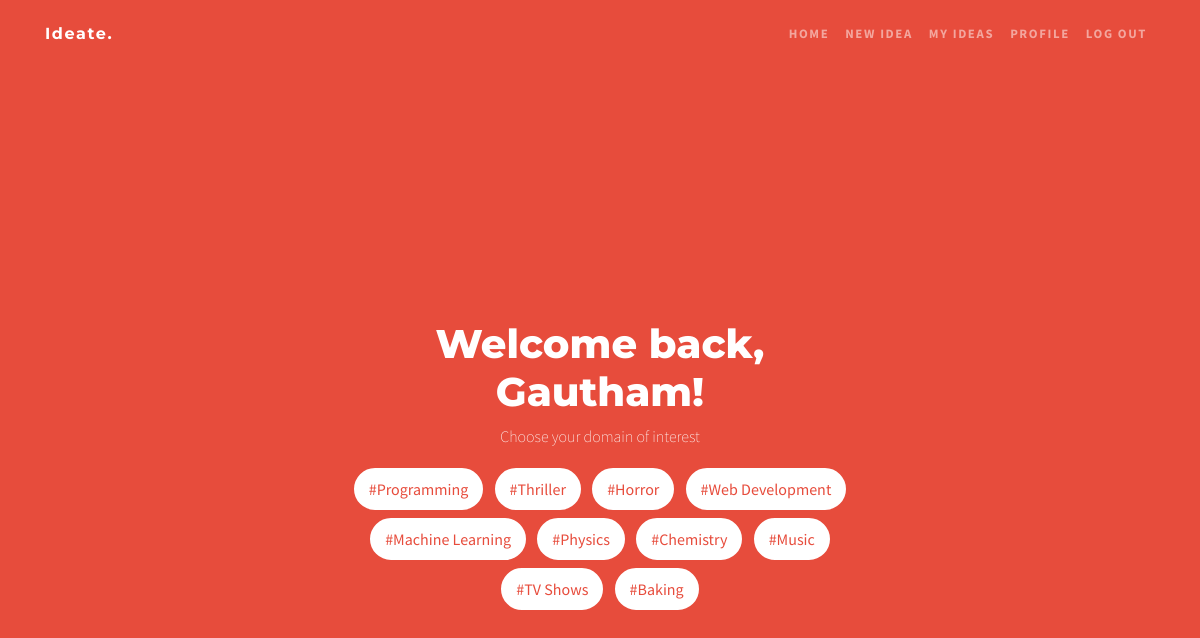
The app's page /home/ (signed in) with its own data.
### ideas/models.py (models this page shows)
class Tag(models.Model):
    name = models.CharField(max_length=30)

### ideas/views.py (the view)
# urls.py: path('home/', views.home, name='home'),
@login_required
def home(request):
    try:
        user = request.user
        tags = Tag.objects.all()
        context = {
            'title': 'Home',
            'user': user,
            'tags': tags,
        }
        return render(request, 'ideas/home.html', context)
    except Exception:
        return render(request, 'ideas/error.html', {'error': 'The requested page could not be found.'})
    finally:
        user = None

### ideas/templates/ideas/home.html
{% extends 'ideas/base.html' %}
{% load static %}
{% block content %}
<header class="custom-header text-center text-white">
    <div class="container" style="height: 100vh;">
        <div class="row h-100 align-items-center">
            <div class="col-lg-6 mx-auto">
                <h1 class="mb-2">Welcome back, {{ user.first_name }}!</h1>
                <div class="container">
                    <p>Choose your domain of interest</p>
                    {% for tag in tags %} <a href="{% url 'tag-home' tag.pk %}"
                        class="btn btn-primary btn-l m-1 rounded-pill">#{{ tag.name }}</a>
                    {% endfor %}
                </div>
            </div>
        </div>
    </div>
</header>
{% endblock content %}

### ideas/static/ideas/css/one-page-wonder.css (style rules this page uses)
body { font-family: "Source Sans Pro"; height: 100vh; font-weight: 100; }
h1, h2, h3, h4, h5, h6 { font-family: "Montserrat"; font-weight: 800 !important; }
.rounded-pill { border-radius: 5rem; }
.btn-primary { background-color: #ffffff !important; border-color: #ffffff !important; color: #e74c3c; border-width: 0.2rem; }
.custom-header { min-height: 100vh; position: relative; overflow: auto; background: #e74c3c; }

### records on screen
Tag: name "Programming"
Tag: name "Thriller"
Tag: name "Horror"
Tag: name "Web Development"
Tag: name "Machine Learning"
Tag: name "Physics"
Tag: name "Chemistry"
Tag: name "Music"
Tag: name "TV Shows"
Tag: name "Baking"

### other values on screen
{{ user.first_name }} "Gautham"
